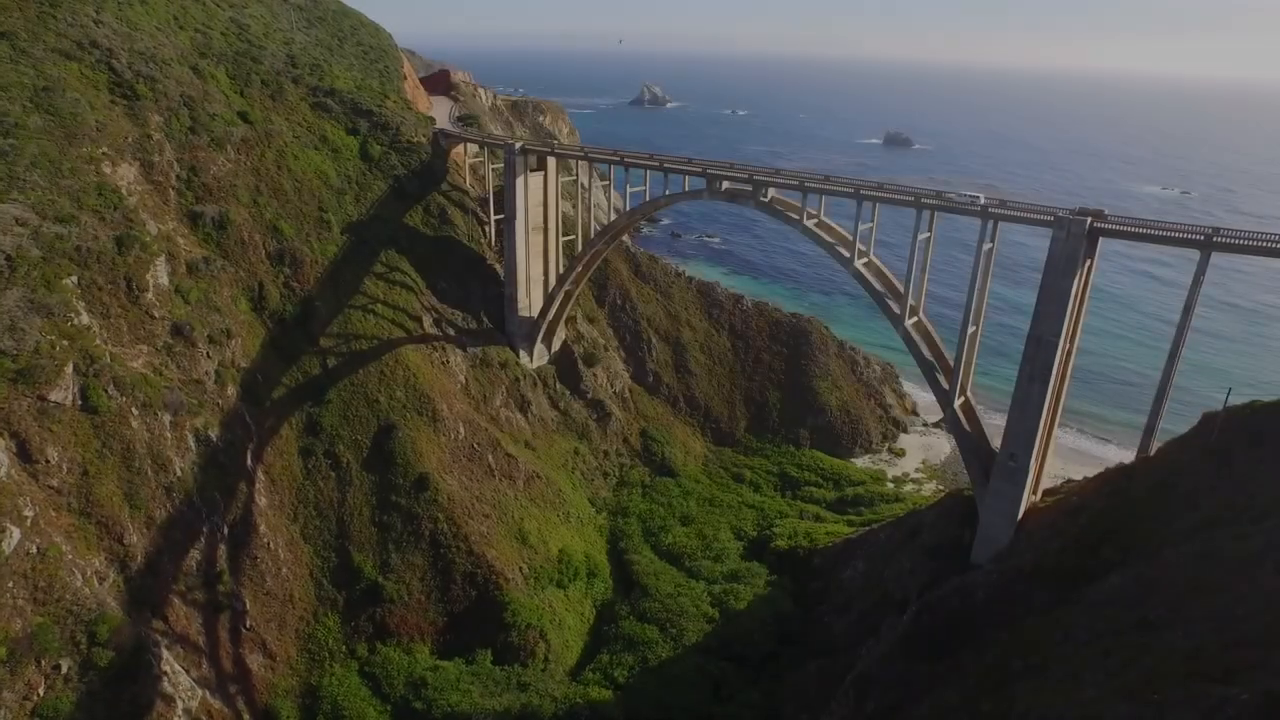
#> input picture frame 24 of resources/10 Sec Road Trip.mp4, 1280 x 720 px
$ python '7. drawing on video.py'
#> lines starting #> are read from the running program, lines starting #| are printed output that depends on the picture
import cv2
import datetime

cap = cv2.VideoCapture("resources/10 Sec Road Trip.mp4")

# 3 width #4 height predefine
print("Width====",cap.get(3))
print("Height===",cap.get(4))


while True:
    ret,frame = cap.read()
#> frame is the input picture: shape (720, 1280, 3); mean B, G, R 62.2, 72, 73.2
    frame = cv2.resize(frame,(1080,480))
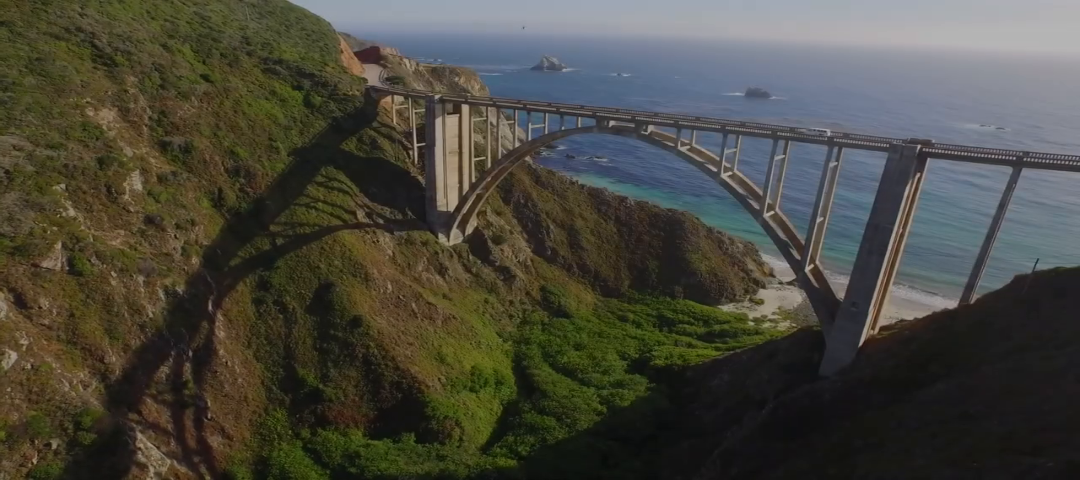
#> frame: shape (480, 1080, 3); mean B, G, R 62.1, 72, 73.2
    font = cv2.FONT_HERSHEY_COMPLEX_SMALL
    text = ' Height: ' + str(cap.get(4)) + ' Width: ' + str(cap.get(3))
    frame = cv2.putText(frame, text, (20, 20), font, 1,(0, 155, 255), 1, cv2.LINE_AA)

    frame = cv2.rectangle(frame, (84, 180), (320, 128), (128, 0, 255), 8)
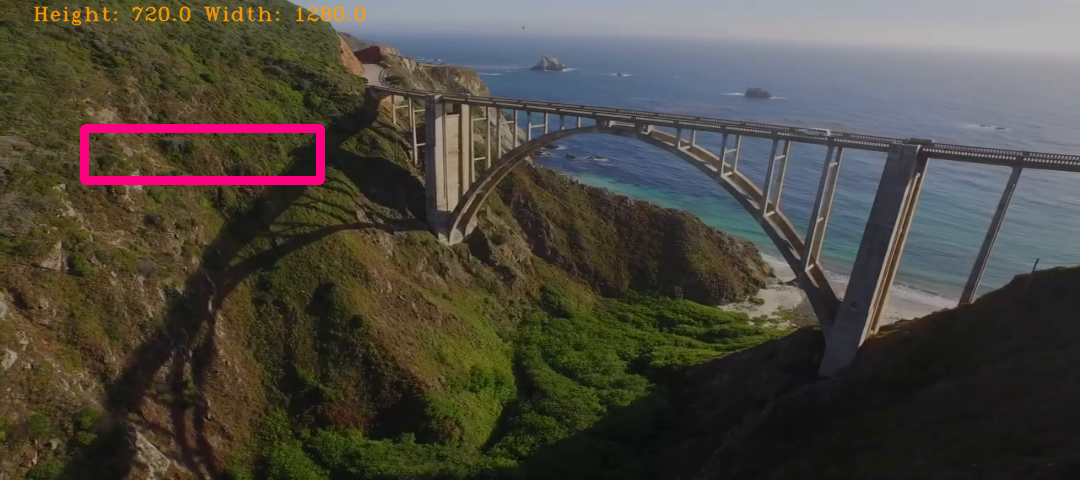
#> frame: shape (480, 1080, 3); mean B, G, R 62.9, 71.5, 75.4

    cv2.imshow("original",frame)


    k = cv2.waitKey(30)
#> (key q is pressed here)
    if k == ord("q"):
        break

cap.release()
cv2.destroyAllWindows()

$ run again, starting later in the video
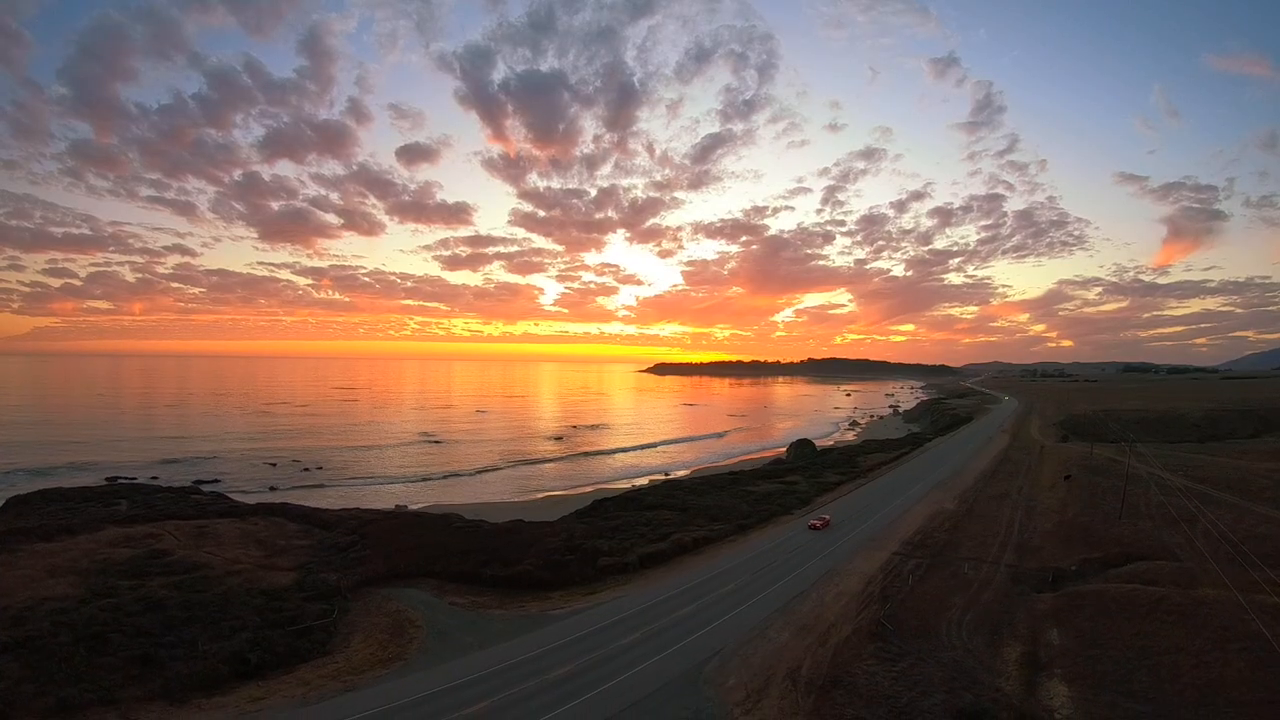
#> input picture frame 108 of resources/10 Sec Road Trip.mp4, 1280 x 720 px
#> frame is the input picture: shape (720, 1280, 3); mean B, G, R 91.6, 101.1, 121.5
#> `frame = cv2.resize(frame,(1080,480))`:
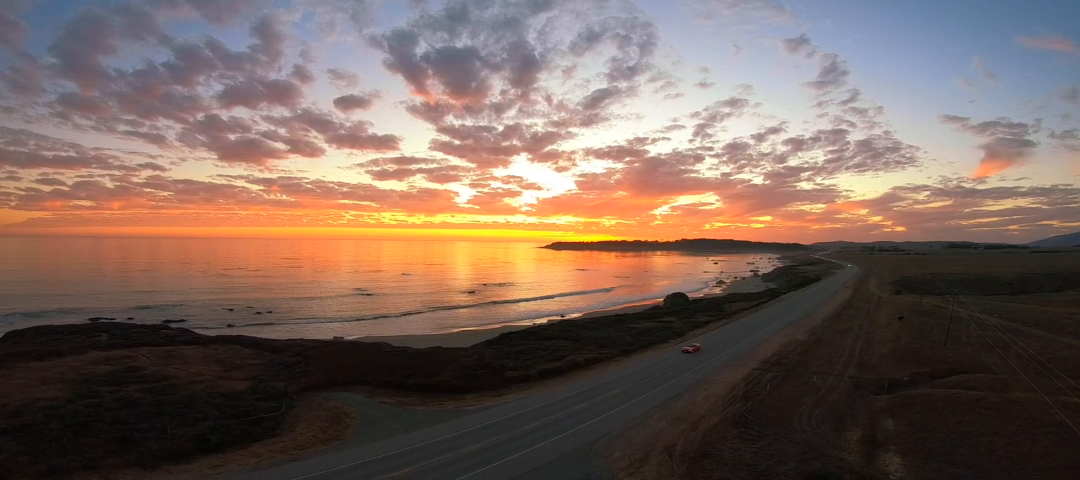
#> frame: shape (480, 1080, 3); mean B, G, R 91.6, 101.1, 121.4
#> `frame = cv2.rectangle(frame, (84, 180), (320, 128), (128, 0, 255), 8)`:
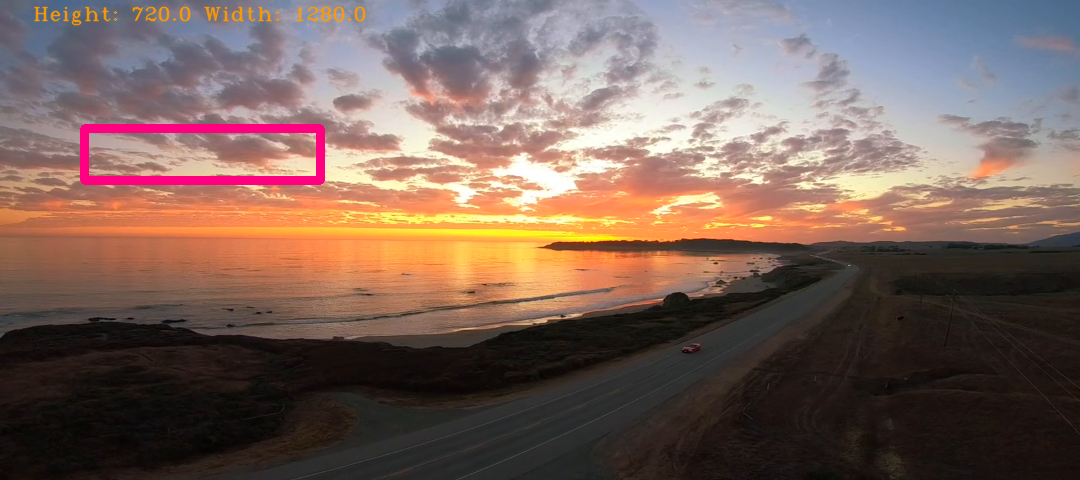
#> frame: shape (480, 1080, 3); mean B, G, R 91.2, 99.7, 122.5

$ run again, starting later in the video
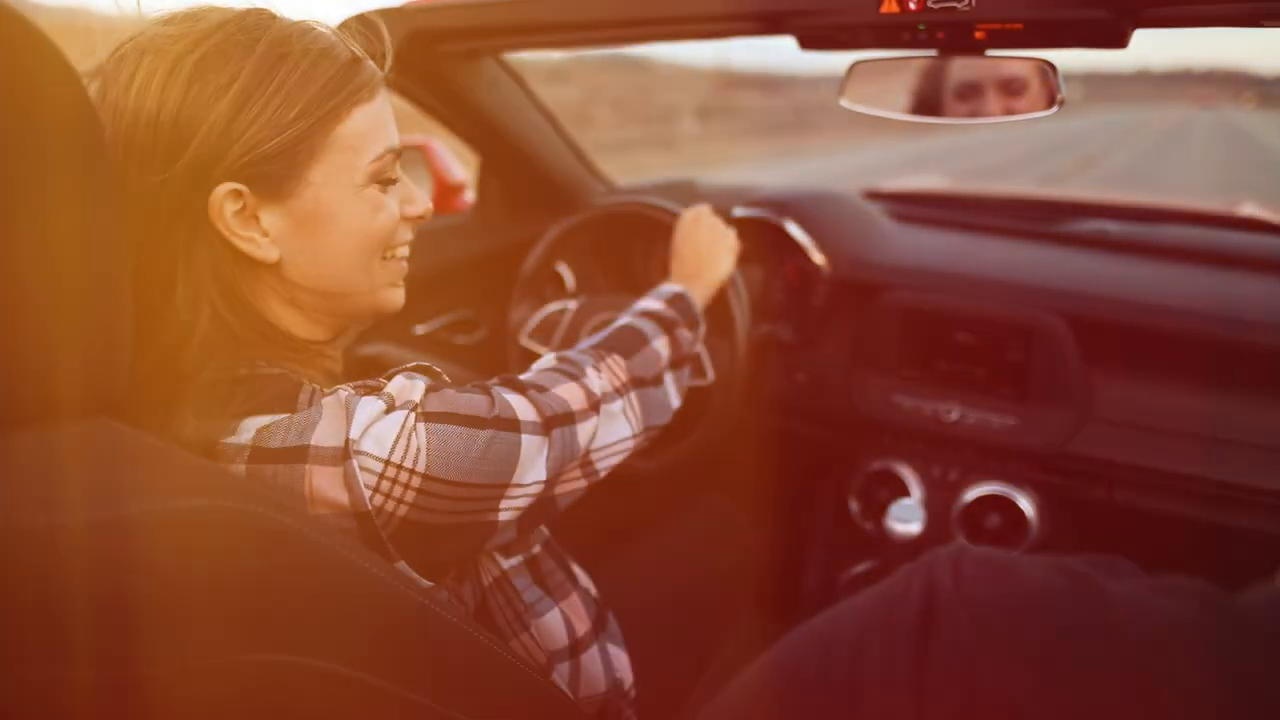
#> input picture frame 192 of resources/10 Sec Road Trip.mp4, 1280 x 720 px
#> frame is the input picture: shape (720, 1280, 3); mean B, G, R 50.9, 74.8, 138.6
#> `frame = cv2.resize(frame,(1080,480))`:
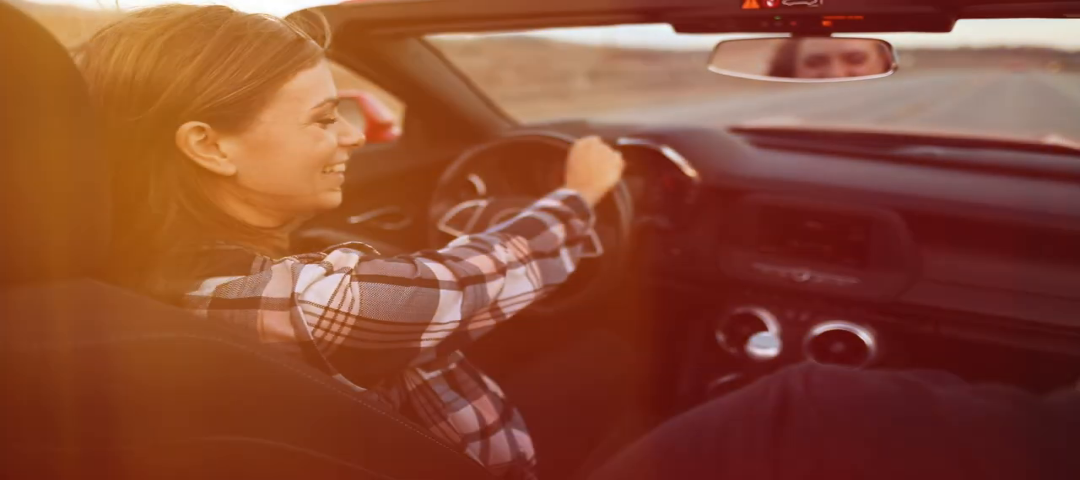
#> frame: shape (480, 1080, 3); mean B, G, R 50.9, 74.8, 138.6
#> `frame = cv2.rectangle(frame, (84, 180), (320, 128), (128, 0, 255), 8)`:
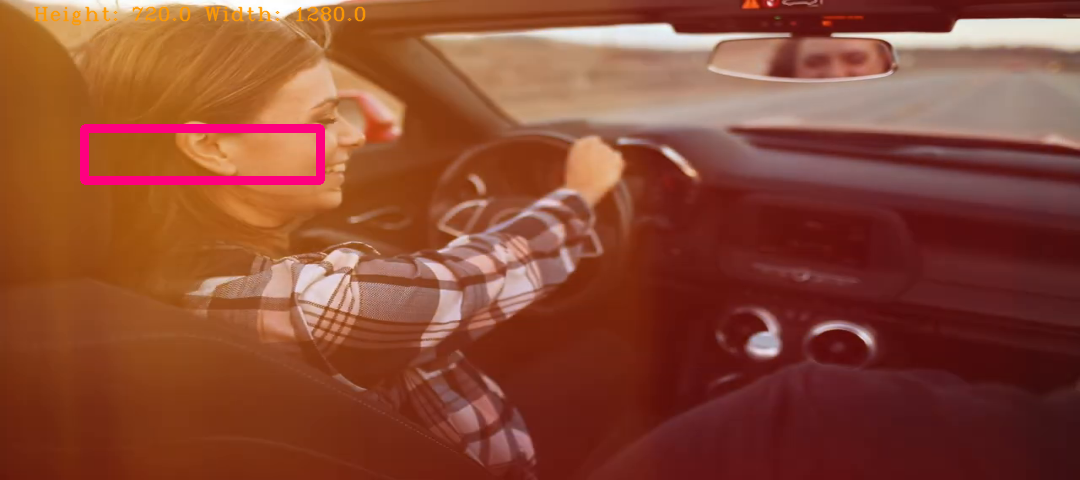
#> frame: shape (480, 1080, 3); mean B, G, R 51.5, 73.6, 139.4
